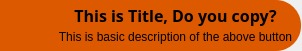
<?xml version="1.0" encoding="UTF-8"?>
<ui version="4.0">
 <class>Form</class>
 <widget class="QWidget" name="Form">
  <property name="geometry">
   <rect>
    <x>0</x>
    <y>0</y>
    <width>302</width>
    <height>51</height>
   </rect>
  </property>
  <property name="windowTitle">
   <string>Form</string>
  </property>
  <widget class="QFrame" name="frame">
   <property name="geometry">
    <rect>
     <x>0</x>
     <y>0</y>
     <width>301</width>
     <height>51</height>
    </rect>
   </property>
   <property name="styleSheet">
    <string notr="true"> #frame {
        background-color: #DC5900;
		border-top-right-radius:25px;
		border-bottom-right-radius:25px;
}
#frame:hover {
        background-color: #F3B300;
}

#frame:hover:pressed {
         background-color: red;
}</string>
   </property>
   <property name="frameShape">
    <enum>QFrame::StyledPanel</enum>
   </property>
   <property name="frameShadow">
    <enum>QFrame::Raised</enum>
   </property>
   <widget class="QLabel" name="picture">
    <property name="geometry">
     <rect>
      <x>0</x>
      <y>0</y>
      <width>51</width>
      <height>51</height>
     </rect>
    </property>
    <property name="text">
     <string/>
    </property>
    <property name="pixmap">
     <pixmap resource="settings_btn_res.qrc">:/Image/res/Images/login.png</pixmap>
    </property>
    <property name="scaledContents">
     <bool>true</bool>
    </property>
   </widget>
   <widget class="QLabel" name="title">
    <property name="geometry">
     <rect>
      <x>50</x>
      <y>0</y>
      <width>251</width>
      <height>30</height>
     </rect>
    </property>
    <property name="font">
     <font>
      <family>Segoe Print</family>
      <pointsize>12</pointsize>
      <bold>true</bold>
     </font>
    </property>
    <property name="text">
     <string>This is Title, Do you copy?</string>
    </property>
    <property name="alignment">
     <set>Qt::AlignCenter</set>
    </property>
   </widget>
   <widget class="QLabel" name="desc">
    <property name="geometry">
     <rect>
      <x>50</x>
      <y>30</y>
      <width>251</width>
      <height>21</height>
     </rect>
    </property>
    <property name="text">
     <string>This is basic description of the above button</string>
    </property>
    <property name="alignment">
     <set>Qt::AlignHCenter|Qt::AlignTop</set>
    </property>
    <property name="wordWrap">
     <bool>true</bool>
    </property>
   </widget>
  </widget>
 </widget>
 <resources>
  <include location="settings_btn_res.qrc"/>
  <include location="C:/Users/Byke/AppData/Local/Programs/Python/Python310/Lib/site-packages/qt6_applications/Qt/bin/settings_btn_res.qrc"/>
 </resources>
 <connections/>
</ui>
